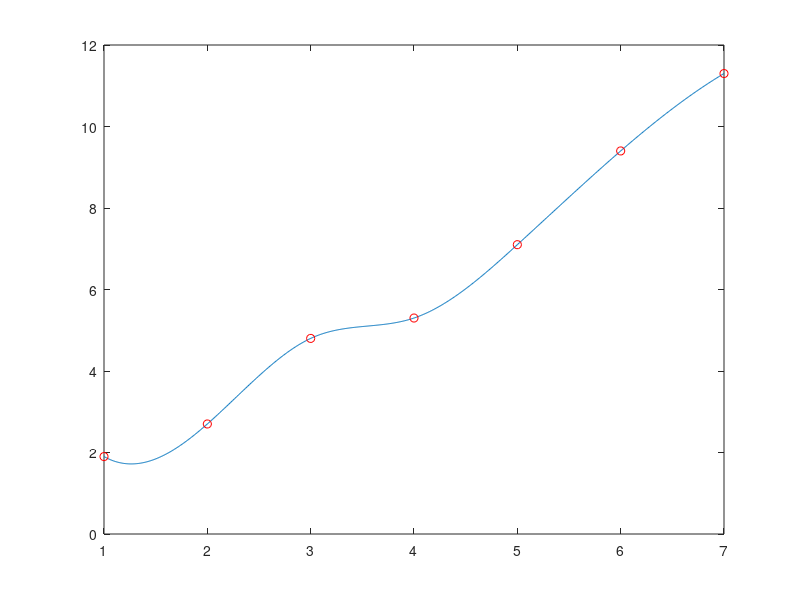

MATLAB code for this plot: (Note: this script raises an error after producing the figure.)
xx=1:1:7;
yy=[1.9 2.7 4.8 5.3 7.1 9.4 11.3];
pp=interp1(xx,yy,'spline','pp');
x=linspace(1,7,917);
plot(x,ppval(pp,x))
hold on
plot(xx,yy,'ro')
pp1=ppderiv(pp);
plot(x,ppval(pp1,x))
pp2=ppderiv(pp1);
plot(x,ppval(pp2,x))
print('s3cs.eps','-deps')